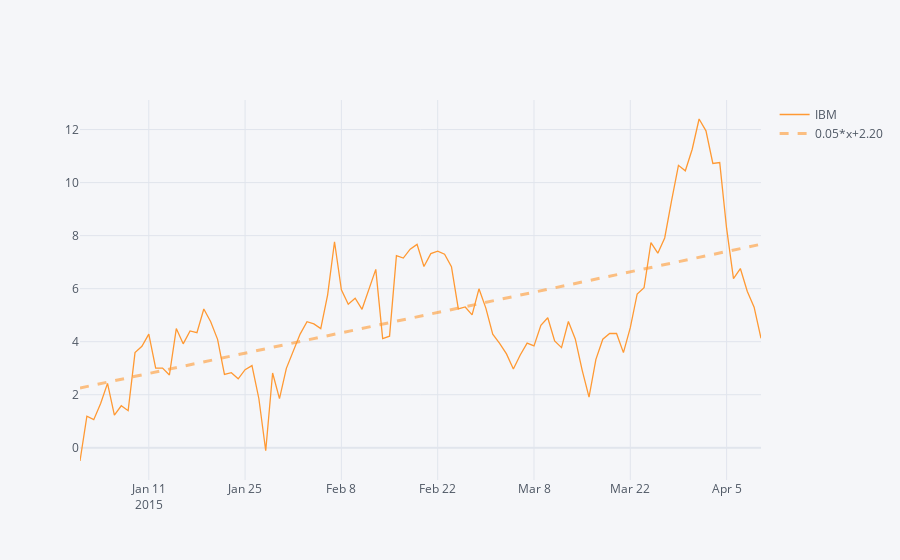

Notebook cell for this chart:
### Markdown cell above
### Bestfit Lines

We can easily add a bestfit line to any Series

This will automatically add a best fit approximation and the equation as the legend.

### Code cell
df['IBM'].iplot(filename='IBM Returns',bestfit=True)
